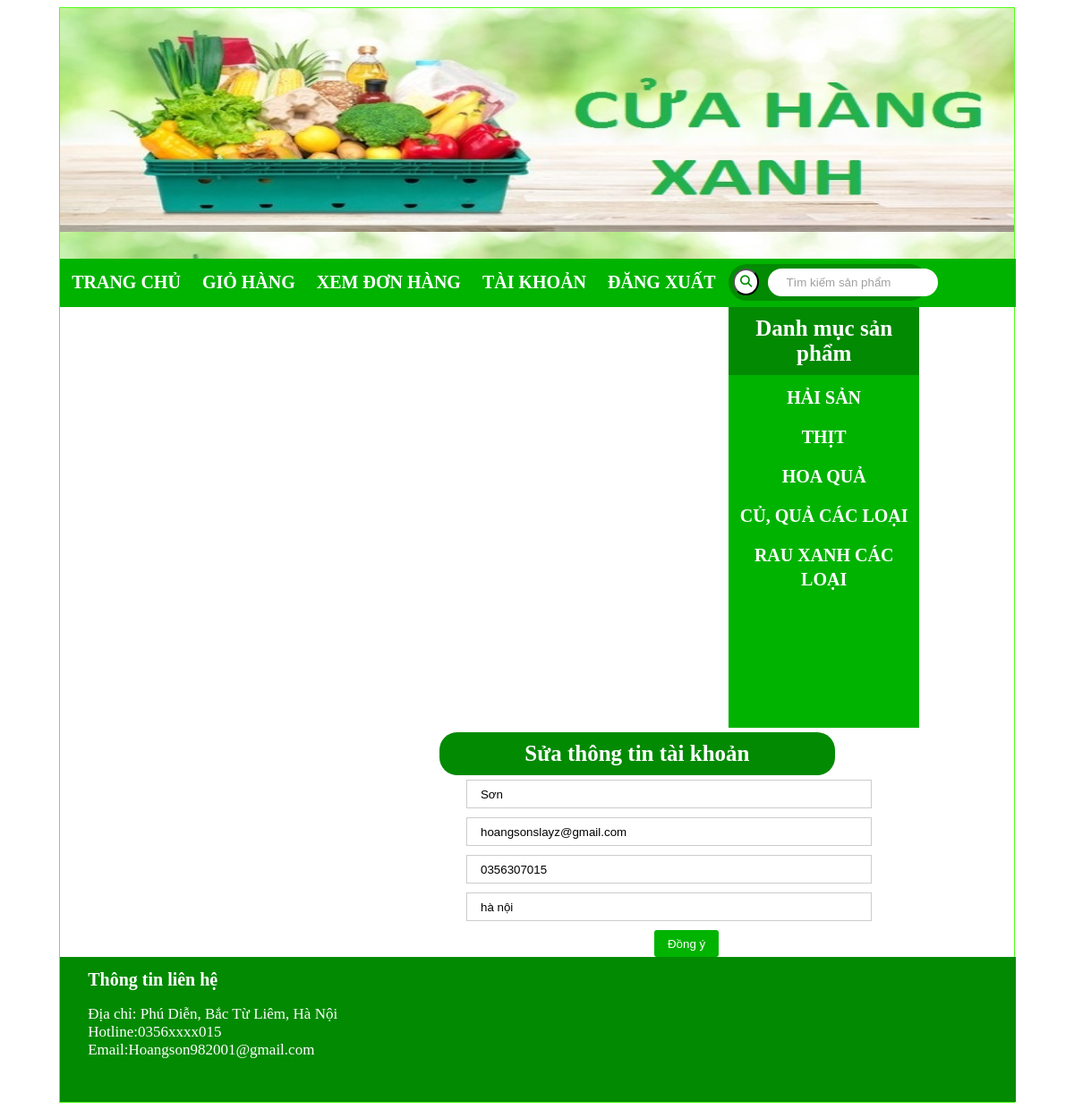
Page /index.php?quanly=suataikhoan&iddangky=26 (signed in) on the committed database.
### tables this page shows
CREATE TABLE `tbl_danhmuc` (
  `id_danhmuc` int NOT NULL,
  `tendanhmuc` varchar(100) NOT NULL,
  `madanhmuc` varchar(100) NOT NULL
);

CREATE TABLE `tbl_dangky` (
  `id_dangky` int NOT NULL,
  `tenkhachhang` varchar(200) NOT NULL,
  `email` varchar(100) NOT NULL,
  `diachi` varchar(200) NOT NULL,
  `matkhau` varchar(100) NOT NULL,
  `dienthoai` varchar(20) NOT NULL
);

### pages/main/suataikhoan.php (the view, shortened to what this page needs)
<?php
	$sql_sua_tk = "SELECT * FROM tbl_dangky WHERE id_dangky='$_GET[iddangky]' LIMIT 1";
	$query_sua_tk = mysqli_query($mysqli,$sql_sua_tk);
	?>
<h3>Sửa thông tin tài khoản</h3>
<table class="table bordered">
 <form method="POST" action="">
 	<?php
 	while($dong = mysqli_fetch_array($query_sua_tk)) {
 	?>
	 <div class="input-box"  >
							 <input type="text" value="<?php echo $dong['tenkhachhang'] ?>" name="hovaten">
						</div>
						<div class="input-box" >
							<input type="text" value="<?php echo $dong['email'] ?>" name="email">
                        </div>
						<div class="input-box" >
							<input type="text" value="<?php echo $dong['dienthoai'] ?>" name="dienthoai">
                        </div>
						<div class="input-box" >
                            <input type="text" value="<?php echo $dong['diachi'] ?>" name="diachi">
                        </div>
	  <div class="btn-box" >
            <button type="submit" name="suataikhoan">
                 Đồng ý
            </button>
        </div>
 </form>
</table>
	  <?php
	  }
	  ?>

### pages/sidebar/sidebar.php
<link rel="stylesheet" type="text/css" href="css/style.css">
<div class="sidebar">
				<h4 style="text-align:center">Danh mục sản phẩm</h4>
				<ul class="list_sidebar">
					<?php
						$sql_danhmuc = "SELECT * FROM tbl_danhmuc ORDER BY id_danhmuc DESC";
						$query_danhmuc = mysqli_query($mysqli,$sql_danhmuc);
						while($row = mysqli_fetch_array($query_danhmuc)){
					?>
					<li style="text-transform: uppercase;"><a href="index.php?quanly=danhmucsanpham&id=<?php echo $row['id_danhmuc'] ?>"><?php echo $row['tendanhmuc'] ?></a></li>
					<?php
					}
					?>
				</ul>
			</div>

### css/style.css (style rules this page uses)
.sidebar { height: 470px; width: 20%; float: left; background-color: #00b300; }
ul.list_sidebar { padding: 0; margin: 0; width: 100%; list-style: none; line-height: 27px; }
ul.list_sidebar li a { text-decoration: none; text-align: left; color: white; font-size:20px; display: block; text-align: center; font-weight: bolder; }
ul.list_sidebar li { margin: 7px; padding: 5px; }
h4 { font-size:25px; background-color: #028a02; color:white; display: block; padding: 10px 0 10px 0; margin: 0 ; }
h3 { text-align: center; background-color: #028a02; color: white; font-size:25px; display: block; border-radius: 20px; padding: 10px 0 10px 0; margin:5px 200px 5px 200px; }
.input-box { margin-bottom: 10px; }
.input-box input { padding: 7.5px 15px; width: 50%; border: 1px solid #cccccc; outline: none; margin-left: 230px; }
.btn-box { text-align: right; margin-top: 10px; }
.btn-box button { padding: 7.5px 15px; border-radius: 3px; background-color: #00b300;; color: #ffffff; border: none; outline: none; float: left; margin-left:440px; }
::placeholder { color: #afadad; }

### rows in the picture
tbl_danhmuc: tendanhmuc "HẢI SẢN"
tbl_danhmuc: tendanhmuc "THỊT"
tbl_danhmuc: tendanhmuc "HOA QUẢ"
tbl_danhmuc: tendanhmuc "CỦ, QUẢ CÁC LOẠI"
tbl_danhmuc: tendanhmuc "RAU XANH CÁC LOẠI"
tbl_dangky: hovaten "Sơn", email "hoangsonslayz@gmail.com", dienthoai "0356307015", diachi "hà nội"
